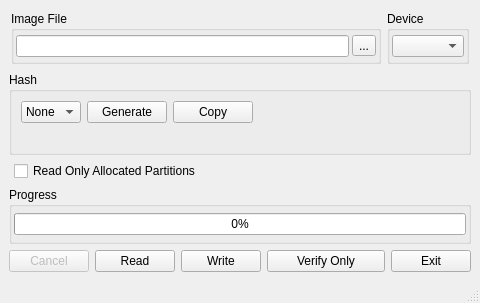
<?xml version="1.0" encoding="UTF-8"?>
<ui version="4.0">
 <class>MainWindow</class>
 <widget class="QMainWindow" name="MainWindow">
  <property name="geometry">
   <rect>
    <x>0</x>
    <y>0</y>
    <width>480</width>
    <height>303</height>
   </rect>
  </property>
  <property name="sizePolicy">
   <sizepolicy hsizetype="Fixed" vsizetype="Fixed">
    <horstretch>0</horstretch>
    <verstretch>0</verstretch>
   </sizepolicy>
  </property>
  <property name="minimumSize">
   <size>
    <width>425</width>
    <height>300</height>
   </size>
  </property>
  <property name="acceptDrops">
   <bool>true</bool>
  </property>
  <property name="windowTitle">
   <string>Win32 Disk Imager</string>
  </property>
  <property name="windowIcon">
   <iconset resource="gui_icons.qrc">
    <normaloff>:/images/images/Win32DiskImager.png</normaloff>:/images/images/Win32DiskImager.png</iconset>
  </property>
  <widget class="QWidget" name="centralwidget">
   <layout class="QVBoxLayout" name="verticalLayout_4">
    <item>
     <layout class="QHBoxLayout">
      <property name="leftMargin">
       <number>2</number>
      </property>
      <property name="topMargin">
       <number>2</number>
      </property>
      <property name="rightMargin">
       <number>2</number>
      </property>
      <property name="bottomMargin">
       <number>2</number>
      </property>
      <item>
       <widget class="QGroupBox" name="groupBox">
        <property name="title">
         <string>Image File</string>
        </property>
        <layout class="QHBoxLayout">
         <property name="spacing">
          <number>3</number>
         </property>
         <property name="leftMargin">
          <number>2</number>
         </property>
         <property name="topMargin">
          <number>2</number>
         </property>
         <property name="rightMargin">
          <number>2</number>
         </property>
         <property name="bottomMargin">
          <number>2</number>
         </property>
         <item>
          <widget class="DroppableLineEdit" name="leFile"/>
         </item>
         <item>
          <widget class="QToolButton" name="tbBrowse">
           <property name="text">
            <string>...</string>
           </property>
           <property name="icon">
            <iconset resource="gui_icons.qrc">
             <normaloff>:/images/images/browse.png</normaloff>:/images/images/browse.png</iconset>
           </property>
          </widget>
         </item>
        </layout>
       </widget>
      </item>
      <item>
       <widget class="QGroupBox" name="groupBox_2">
        <property name="title">
         <string>Device</string>
        </property>
        <layout class="QHBoxLayout">
         <property name="spacing">
          <number>0</number>
         </property>
         <property name="leftMargin">
          <number>2</number>
         </property>
         <property name="topMargin">
          <number>2</number>
         </property>
         <property name="rightMargin">
          <number>2</number>
         </property>
         <property name="bottomMargin">
          <number>2</number>
         </property>
         <item>
          <widget class="QComboBox" name="cboxDevice">
           <property name="sizePolicy">
            <sizepolicy hsizetype="Preferred" vsizetype="Fixed">
             <horstretch>0</horstretch>
             <verstretch>0</verstretch>
            </sizepolicy>
           </property>
          </widget>
         </item>
        </layout>
       </widget>
      </item>
     </layout>
    </item>
    <item>
     <widget class="QGroupBox" name="hashGroup">
      <property name="title">
       <string>Hash</string>
      </property>
      <layout class="QVBoxLayout" name="verticalLayout">
       <item>
        <layout class="QHBoxLayout" name="horizontalLayout">
         <item>
          <widget class="QComboBox" name="cboxHashType">
           <property name="sizePolicy">
            <sizepolicy hsizetype="Preferred" vsizetype="Preferred">
             <horstretch>0</horstretch>
             <verstretch>0</verstretch>
            </sizepolicy>
           </property>
           <property name="maximumSize">
            <size>
             <width>65</width>
             <height>16777215</height>
            </size>
           </property>
           <property name="toolTip">
            <string>Select hash type for verification</string>
           </property>
           <item>
            <property name="text">
             <string>None</string>
            </property>
           </item>
          </widget>
         </item>
         <item>
          <widget class="QPushButton" name="bHashGen">
           <property name="sizePolicy">
            <sizepolicy hsizetype="Preferred" vsizetype="Preferred">
             <horstretch>0</horstretch>
             <verstretch>0</verstretch>
            </sizepolicy>
           </property>
           <property name="toolTip">
            <string>Generate selected hash on file</string>
           </property>
           <property name="styleSheet">
            <string notr="true">padding: 0em .5em 0em .5em;</string>
           </property>
           <property name="text">
            <string>Generate</string>
           </property>
          </widget>
         </item>
         <item>
          <widget class="QPushButton" name="bHashCopy">
           <property name="sizePolicy">
            <sizepolicy hsizetype="Preferred" vsizetype="Preferred">
             <horstretch>0</horstretch>
             <verstretch>0</verstretch>
            </sizepolicy>
           </property>
           <property name="toolTip">
            <string>Copy hash to clipboard</string>
           </property>
           <property name="styleSheet">
            <string notr="true">padding: 0em .5em 0em .5em;</string>
           </property>
           <property name="text">
            <string>Copy</string>
           </property>
          </widget>
         </item>
         <item>
          <spacer name="horizontalSpacer">
           <property name="orientation">
            <enum>Qt::Horizontal</enum>
           </property>
           <property name="sizeHint" stdset="0">
            <size>
             <width>40</width>
             <height>20</height>
            </size>
           </property>
          </spacer>
         </item>
        </layout>
       </item>
       <item>
        <widget class="QLabel" name="hashLabel">
         <property name="sizePolicy">
          <sizepolicy hsizetype="Preferred" vsizetype="Preferred">
           <horstretch>0</horstretch>
           <verstretch>0</verstretch>
          </sizepolicy>
         </property>
         <property name="wordWrap">
          <bool>false</bool>
         </property>
         <property name="margin">
          <number>1</number>
         </property>
         <property name="textInteractionFlags">
          <set>Qt::LinksAccessibleByMouse|Qt::TextSelectableByMouse</set>
         </property>
        </widget>
       </item>
      </layout>
     </widget>
    </item>
    <item>
     <layout class="QHBoxLayout">
      <property name="leftMargin">
       <number>5</number>
      </property>
      <item>
       <widget class="QCheckBox" name="partitionCheckBox">
        <property name="sizePolicy">
         <sizepolicy hsizetype="Fixed" vsizetype="Fixed">
          <horstretch>0</horstretch>
          <verstretch>0</verstretch>
         </sizepolicy>
        </property>
        <property name="text">
         <string>Read Only Allocated Partitions</string>
        </property>
       </widget>
      </item>
      <item>
       <spacer name="horizontalSpacer_4">
        <property name="orientation">
         <enum>Qt::Horizontal</enum>
        </property>
        <property name="sizeHint" stdset="0">
         <size>
          <width>40</width>
          <height>20</height>
         </size>
        </property>
       </spacer>
      </item>
     </layout>
    </item>
    <item>
     <widget class="QGroupBox" name="groupBox_5">
      <property name="title">
       <string>Progress</string>
      </property>
      <layout class="QHBoxLayout">
       <property name="spacing">
        <number>2</number>
       </property>
       <property name="leftMargin">
        <number>2</number>
       </property>
       <property name="topMargin">
        <number>2</number>
       </property>
       <property name="rightMargin">
        <number>2</number>
       </property>
       <property name="bottomMargin">
        <number>2</number>
       </property>
       <item>
        <widget class="QProgressBar" name="progressbar">
         <property name="value">
          <number>0</number>
         </property>
         <property name="textVisible">
          <bool>true</bool>
         </property>
         <property name="format">
          <string>%p%</string>
         </property>
        </widget>
       </item>
      </layout>
     </widget>
    </item>
    <item>
     <layout class="QHBoxLayout">
      <item>
       <widget class="QPushButton" name="bCancel">
        <property name="enabled">
         <bool>false</bool>
        </property>
        <property name="sizePolicy">
         <sizepolicy hsizetype="Fixed" vsizetype="Fixed">
          <horstretch>0</horstretch>
          <verstretch>0</verstretch>
         </sizepolicy>
        </property>
        <property name="statusTip">
         <string>Cancel current process.</string>
        </property>
        <property name="text">
         <string>Cancel</string>
        </property>
       </widget>
      </item>
      <item>
       <widget class="QPushButton" name="bRead">
        <property name="sizePolicy">
         <sizepolicy hsizetype="Fixed" vsizetype="Fixed">
          <horstretch>0</horstretch>
          <verstretch>0</verstretch>
         </sizepolicy>
        </property>
        <property name="toolTip">
         <string/>
        </property>
        <property name="statusTip">
         <string>Read data from 'Device' to 'Image File'</string>
        </property>
        <property name="text">
         <string>Read</string>
        </property>
       </widget>
      </item>
      <item>
       <widget class="QPushButton" name="bWrite">
        <property name="sizePolicy">
         <sizepolicy hsizetype="Fixed" vsizetype="Fixed">
          <horstretch>0</horstretch>
          <verstretch>0</verstretch>
         </sizepolicy>
        </property>
        <property name="statusTip">
         <string>Write data from 'Image File' to 'Device'</string>
        </property>
        <property name="text">
         <string>Write</string>
        </property>
       </widget>
      </item>
      <item>
       <widget class="QPushButton" name="bVerify">
        <property name="toolTip">
         <string>Verify the image file with the selected drive</string>
        </property>
        <property name="text">
         <string>Verify Only</string>
        </property>
       </widget>
      </item>
      <item>
       <widget class="QPushButton" name="bExit">
        <property name="sizePolicy">
         <sizepolicy hsizetype="Fixed" vsizetype="Fixed">
          <horstretch>0</horstretch>
          <verstretch>0</verstretch>
         </sizepolicy>
        </property>
        <property name="statusTip">
         <string>Exit Win32 Disk Imager</string>
        </property>
        <property name="text">
         <string>Exit</string>
        </property>
       </widget>
      </item>
     </layout>
    </item>
   </layout>
  </widget>
  <widget class="QStatusBar" name="statusbar"/>
 </widget>
 <customwidgets>
  <customwidget>
   <class>DroppableLineEdit</class>
   <extends>QLineEdit</extends>
   <header>droppablelineedit.h</header>
  </customwidget>
 </customwidgets>
 <resources>
  <include location="gui_icons.qrc"/>
 </resources>
 <connections>
  <connection>
   <sender>bExit</sender>
   <signal>clicked()</signal>
   <receiver>MainWindow</receiver>
   <slot>close()</slot>
   <hints>
    <hint type="sourcelabel">
     <x>397</x>
     <y>267</y>
    </hint>
    <hint type="destinationlabel">
     <x>154</x>
     <y>68</y>
    </hint>
   </hints>
  </connection>
 </connections>
</ui>
